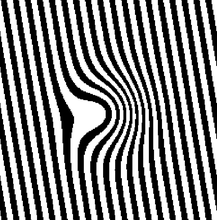
%> input picture untitled2.png, 217 x 220 px, shrunk from 844 x 857 before the run
$ octave thinning_ban_chuan.m   (GNU Octave 9; MATLAB toolbox functions it lacks are replaced by stand-ins)
%> lines starting %> are read from the running program, lines starting %| are printed output that depends on the picture; in (x1, y1, x2, y2) boxes, pixels count from 0 and x2, y2 are one past the last pixel; in counts of white or black regions, pixels touching at a corner belong together; the program's own positions count from 1
clc,clear, close all;
addpath('./data')
Img_Original = imread('untitled2.png');
%> Img_Original is the input picture: size 220x217x3 uint8; min 0, max 255, mean 130.7
%% === Chuyển ảnh về xám và nhị phân ===
grayImg = rgb2gray(Img_Original);
img = im2double(grayImg);
figure; imshow(img); title('Ảnh xám');

%% === Nhị phân hóa bằng ngưỡng Otsu ===
thresh = graythresh(grayImg);
%> thresh = 0.498
BW_Original = ~imbinarize(grayImg, thresh);  % Đảo màu: nền = 0, đối tượng = 1
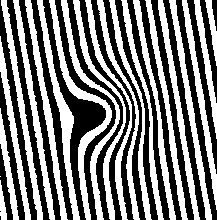
%> BW_Original: size 220x217 logical; 48.6% white; 22 white regions (1 under 20 px), largest, box (x1, y1, x2, y2) and area: (49, 0, 112, 220) 1659, (37, 0, 80, 220) 1570, (61, 0, 120, 220) 1355
figure; imshow(BW_Original); title('Ảnh nhị phân ban đầu');


changing = 1;
[rows, columns] = size(BW_Original);
%> rows = 220; columns = 217
BW_Thinned = BW_Original;
while changing
    BW_Del = ones(rows, columns); % Reset lại mỗi vòng lặp
    changing = 0;
    % Step 1
    for i=2:rows-1
        for j = 2:columns-1
            P = [BW_Thinned(i,j) BW_Thinned(i-1,j) BW_Thinned(i-1,j+1) BW_Thinned(i,j+1) BW_Thinned(i+1,j+1) BW_Thinned(i+1,j) BW_Thinned(i+1,j-1) BW_Thinned(i,j-1) BW_Thinned(i-1,j-1) BW_Thinned(i-1,j)];
            if (BW_Thinned(i,j) == 1 &&  sum(P(2:end-1))<=6 && sum(P(2:end-1)) >=2 && P(2)*P(4)*P(6)==0 && P(4)*P(6)*P(8)==0)
                A = 0;
                for k = 2:size(P,2)-1
                    if P(k) == 0 && P(k+1)==1
                        A = A+1;
                    end
                end
                if (A==1)
                    BW_Del(i,j)=0;
                    changing = 1;
                end
            end
        end
    end
    BW_Thinned = BW_Thinned.*BW_Del;
    BW_Del = ones(rows, columns); % Reset lại trước bước 2
    % Step 2
    for i=2:rows-1
        for j = 2:columns-1
            P = [BW_Thinned(i,j) BW_Thinned(i-1,j) BW_Thinned(i-1,j+1) BW_Thinned(i,j+1) BW_Thinned(i+1,j+1) BW_Thinned(i+1,j) BW_Thinned(i+1,j-1) BW_Thinned(i,j-1) BW_Thinned(i-1,j-1) BW_Thinned(i-1,j)];
            if (BW_Thinned(i,j) == 1 && sum(P(2:end-1))<=6 && sum(P(2:end-1)) >=2 && P(2)*P(4)*P(8)==0 && P(2)*P(6)*P(8)==0)
                A = 0;
                for k = 2:size(P,2)-1
                    if P(k) == 0 && P(k+1)==1
                        A = A+1;
                    end
                end
                if (A==1)
                    BW_Del(i,j)=0;
                    changing = 1;
                end
            end
        end
    end
    BW_Thinned = BW_Thinned.*BW_Del;
end
%> this loop made 7 passes
%> pass 1, `BW_Thinned = BW_Thinned.*BW_Del;`:
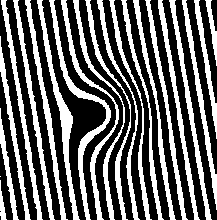
%> BW_Thinned: size 220x217 double; values 0 (black) and 1 (white), 38.6% white; 22 white regions (1 under 20 px), largest, box (x1, y1, x2, y2) and area: (49, 0, 111, 220) 1348, (37, 0, 80, 220) 1314, (25, 0, 68, 220) 1096
%> pass 1, `BW_Thinned = BW_Thinned.*BW_Del;`:
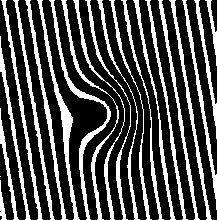
%> BW_Thinned: size 220x217 double; values 0 (black) and 1 (white), 28.8% white; 22 white regions (1 under 20 px), largest, box (x1, y1, x2, y2) and area: (37, 0, 80, 220) 1050, (49, 0, 111, 220) 1035, (25, 0, 68, 220) 841
%> pass 2, `BW_Thinned = BW_Thinned.*BW_Del;`:
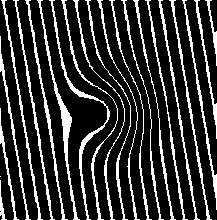
%> BW_Thinned: size 220x217 double; values 0 (black) and 1 (white), 19.9% white in thin lines or dots
%> pass 2, `BW_Thinned = BW_Thinned.*BW_Del;`:
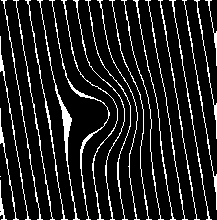
%> BW_Thinned: size 220x217 double; values 0 (black) and 1 (white), 12.2% white in thin lines or dots
%> after the loop: BW_Del: size 220x217 double; every value is 1
%> after the loop:
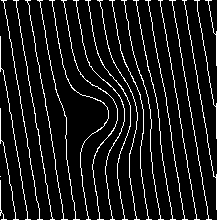
%> BW_Thinned: size 220x217 double; values 0 (black) and 1 (white), 9.2% white in thin lines or dots
%> after the loop, A = 2

figure;
imshow(BW_Original);
figure;
imshowpair(BW_Original, BW_Thinned, 'blend');
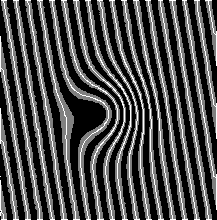
%> displayed picture: size 220x217, on the screen's scale of 0 to 255; min 0, max 255, mean 73.9
title('Overlay skeleton on original using imshowpair');
figure;
imshow(BW_Thinned);
